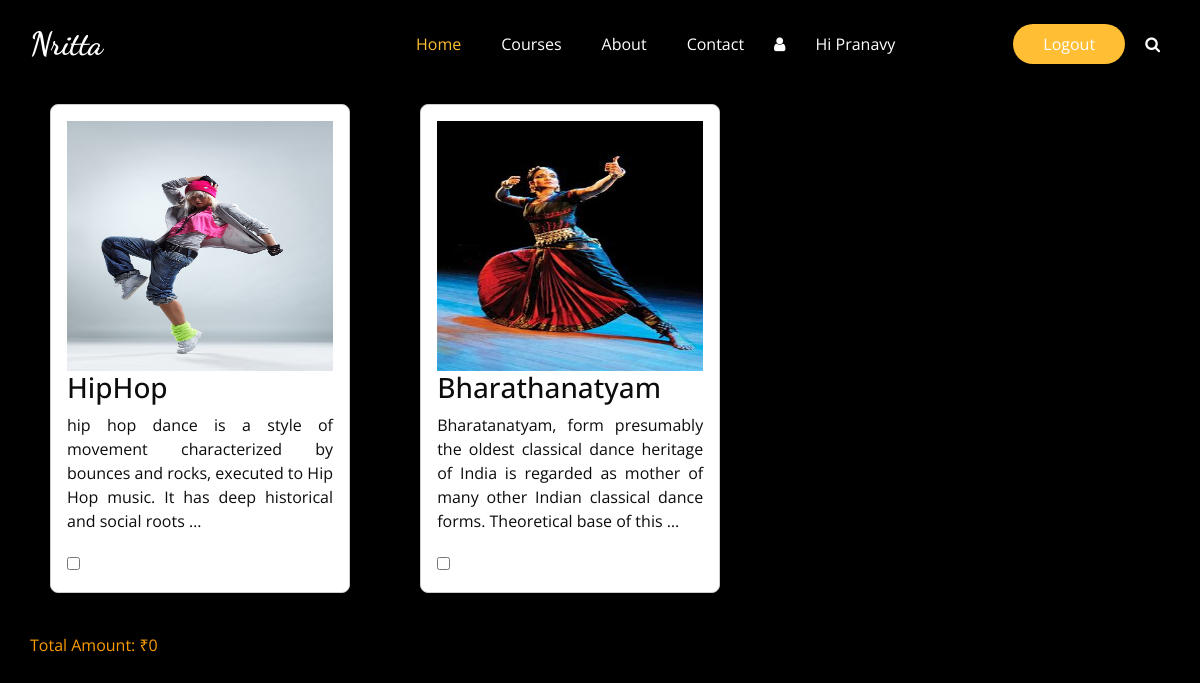
Page /subscribe (signed in) on the committed database.
### Homeapp/models.py (models this page shows, shortened)
class DanceForms(models.Model):
    name = models.CharField(max_length=30)
    img = models.ImageField(upload_to="images")
    description = models.TextField()
    outcomes = models.TextField(null=True)
    duration = models.PositiveIntegerField()
    fees = models.FloatField()
    date = models.DateField(auto_now_add=True)

### Homeapp/views.py (the view)
# urls.py: path('subscribe', views.subscription, name='sn'),
@login_required(login_url='login')
def subscription(request):
    try:
        pd = PaymentDetails.objects.get(user=request.user)
        courses = list(pd.course.all().values_list('id', flat=True))  # to get the id of the danceforms
        print(courses)
    except:
        courses = ''
    subscribe = DanceForms.objects.exclude(
        id__in=courses)  # to exclude the already purchased course from the subscription page
    return render(request, 'subscription.html', {'s': subscribe})

### templates/subscription.html (shortened to what this page needs)
{% extends 'base.html' %}
{% load static %}
{% block headerandslider %}
{% include 'navbar.html' %}
  <div id="card-container">
        {% for i in s %}
            <div class="card" data-pk="{{i.id}}">
                <img src="{{ i.img.url }}" alt="Image {{ forloop.counter }}">
                <h3>{{ i.name }}</h3>
                <p class="text-justify">{{ i.description | truncatewords:25 }}</p>
                <input type="checkbox"  id="cb" class="card-checkbox">
            </div>
        {% endfor %}
    </div>
    <div  class="container mt-4" id="total-amount">Total Amount: ₹0</div>
{% endblock %}

### templates/navbar.html (shortened to what this page needs)
    <header class="header_section">
      <div class="container">
              <nav class="navbar navbar-expand-lg custom_nav-container ">
          <a class="navbar-brand" href="{% url 'home' %}">
            <span>
              Nritta
            </span>
          </a>
          <div class="collapse navbar-collapse" id="navbarSupportedContent">
            <ul class="navbar-nav  mx-auto ">
              <li class="nav-item active">
                <a class="nav-link" href="{% url 'home' %}">Home </a>
              </li>
              <li class="nav-item">
                <a class="nav-link" href="{% url 'home' %}#cs">Courses</a>
              </li>
              <li class="nav-item">
                <a class="nav-link" href="{% url 'home' %}#abt">About</a>
              </li>
                <li class="nav-item">
                <a class="nav-link" href="{% url 'home' %}#ftter">Contact</a>
              </li>
              <li class="user_option">
                 <a href="" class="user_link">
                <i class="fa fa-user" aria-hidden="true"></i>
              </a>
              </li>
              {% if request.user.is_authenticated %}
              <li class="nav-item">
                <a class="nav-link" href="">Hi {{request.user.first_name}}</a>
              </li>
              {% endif %}
            </ul>
            <div class="user_option">
              {% if request.user.is_authenticated %}
              <a href="{% url 'logout' %}" class="order_online">
                Logout
              </a>
              {% else %}
                <a href="{% url 'login' %}" class="order_online">
                Login
              </a>
              {% endif %}
              <form class="form-inline">
                <button class="btn  my-2 my-sm-0 nav_search-btn" type="submit">
                  <i class="fa fa-search" aria-hidden="true"></i>
                </button>
              </form>
            </div>
          </div>
        </nav>
      </div>
    </header>

### static/css/style.css (style rules this page uses)
body { font-family: "Open Sans", sans-serif; color: #0c0c0c; background-color: #fff; overflow-x: hidden; }
a, a:hover, a:focus { text-decoration: none; }
.btn, .btn:focus { outline: none !important; -webkit-box-shadow: none; box-shadow: none; }
.header_section { padding: 15px 0; }
.navbar-brand { font-family: 'Dancing Script', cursive; }
.navbar-brand span { font-weight: bold; font-size: 32px; color: #ffffff; }
.custom_nav-container { padding: 0; }
.custom_nav-container .navbar-nav { padding-left: 18%; }
.custom_nav-container .navbar-nav .nav-item .nav-link { padding: 5px 20px; color: #ffffff; text-align: center; border-radius: 5px; -webkit-transition: all 0.3s; transition: all 0.3s; }
.custom_nav-container .navbar-nav .nav-item:hover .nav-link, .custom_nav-container .navbar-nav .nav-item.active .nav-link { color: #ffbe33; }
.custom_nav-container .nav_search-btn { width: auto; height: auto; padding: 0; border: none; color: #ffffff; margin: 0 10px; }
.user_option { display: -webkit-box; display: -ms-flexbox; display: flex; -webkit-box-align: center; -ms-flex-align: center; align-items: center; }
.user_option a { margin: 0 10px; }
.user_option .user_link { color: #ffffff; }
.user_option .order_online { display: inline-block; padding: 8px 30px; background-color: #ffbe33; color: #ffffff; border-radius: 45px; -webkit-transition: all 0.3s; transition: all 0.3s; border: none; }

### static/css/responsive.css (style rules this page uses)
@media (min-width: 1200px) { .container { max-width: 1170px; } }

### templates/subscription.html (style rules this page uses)
body { background-color : black; }
.card { border: 1px solid #ccc; border-radius: 8px; padding: 16px; margin: 16px; display: inline-block; width: 300px; margin-left : 50px; }
.card img { width: 100%; height: 250px; }
.card input[type="checkbox"] { margin-top: 8px; }
#total-amount { color : #fb9b01; }

### rows in the picture
DanceForms: img (picture), name "HipHop", description "hip hop dance is a style of movement characterized by bounces and rocks, executed to Hip Hop music. It has deep historical and social roots …"
DanceForms: img (picture), name "Bharathanatyam", description "Bharatanatyam, form presumably the oldest classical dance heritage of India is regarded as mother of many other Indian classical dance forms. Theoretical base of this …"

### other values in the picture
{{ request.user.first_name }} "Pranavy"
